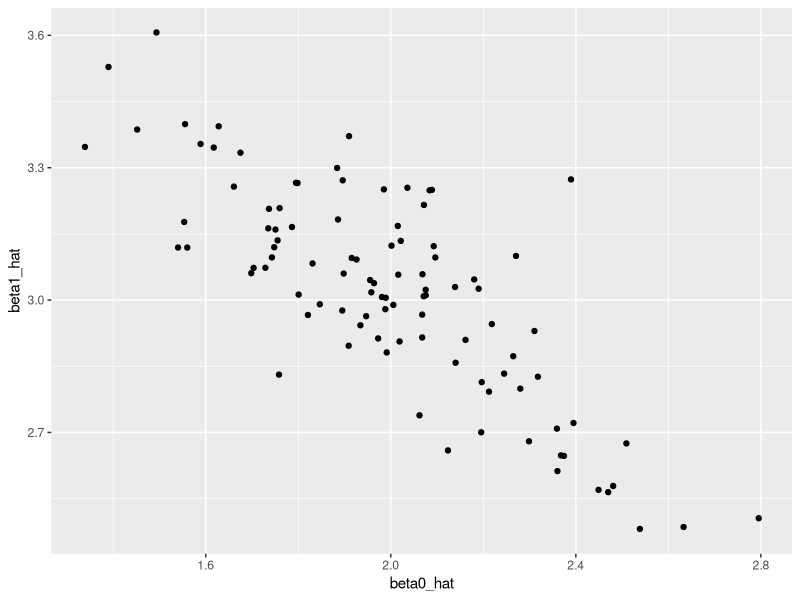
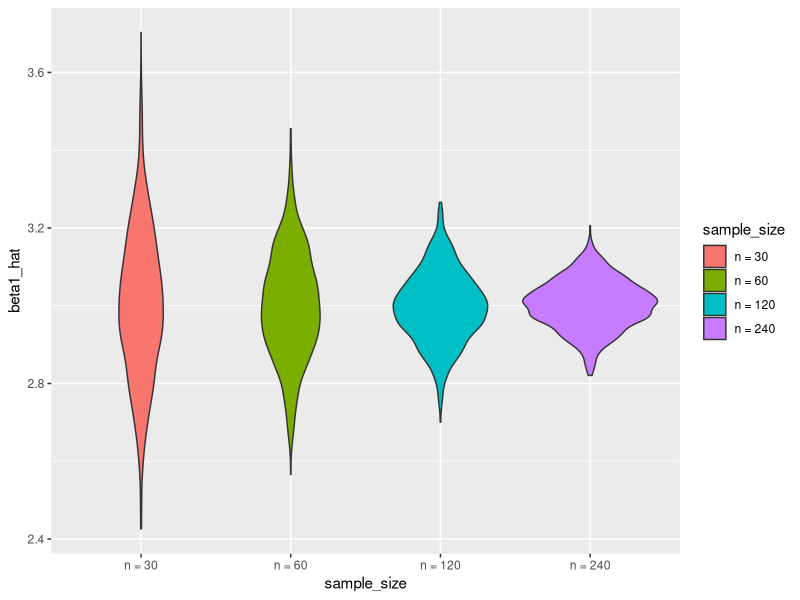

The R script that drew these images, in order:
## ---- chunk 1
library(tidyverse)
## ---- chunk 2
set.seed(1)

sim_regression = function(n, beta0 = 2, beta1 = 3) {
  
  sim_data = tibble(
    x = rnorm(n, mean = 1, sd = 1),
    y = beta0 + beta1 * x + rnorm(n, 0, 1)
  )
  
  ls_fit = lm(y ~ x, data = sim_data)
  
  tibble(
    beta0_hat = coef(ls_fit)[1],
    beta1_hat = coef(ls_fit)[2]
  )
}
## ---- chunk 3
output = vector("list", 100)

for (i in 1:100) {
  output[[i]] = sim_regression(30)
}

sim_results = bind_rows(output)
## ---- chunk 4
sim_results = 
  rerun(100, sim_regression(30, 2, 3)) %>% 
  bind_rows()
## ---- chunk 5
sim_results %>% 
  ggplot(aes(x = beta0_hat, y = beta1_hat)) + 
  geom_point()
## ---- chunk 6
sim_results %>% 
  gather(key = parameter, value = estimate, beta0_hat:beta1_hat) %>% 
  group_by(parameter) %>% 
  summarize(emp_mean = mean(estimate),
            emp_var = var(estimate)) %>% 
  knitr::kable(digits = 3)
## ---- chunk 7
#each n has a different sample size, run 100 times

n_list = list("n_30"  = 30, 
              "n_60"  = 60, 
              "n_120" = 120, 
              "n_240" = 240)
output = vector("list", length = 4)

for (i in 1:4) {
  output[[i]] = rerun(100, sim_regression(n_list[[i]])) %>% 
    bind_rows
}

output
## ---- chunk 8
simulate_n_regressions = function(n_runs = 100, n, beta0 = 2, beta1 = 3) {
  
  rerun(n_runs, sim_regression(n, beta0, beta1)) %>% 
    bind_rows()
  
}

#use a list column

sim_results = 
  tibble(sample_size = c(30, 60, 120, 240)) %>% 
  mutate(estimate_dfs = map(.x = sample_size, ~simulate_n_regressions(n = .x))) %>% 
  unnest

#inrease number of simulations or change other parameters. 

sim_results = 
  tibble(sample_size = c(30, 60, 120, 240)) %>% 
  mutate(
    estimate_dfs = map(.x = sample_size, ~simulate_n_regressions(n_runs = 1000, n = .x))
  ) %>% 
  unnest
## ---- chunk 9
sim_results %>% 
  mutate(
    sample_size = str_c("n = ", sample_size),
    sample_size = fct_inorder(sample_size)) %>% 
  ggplot(aes(x = sample_size, y = beta1_hat, fill = sample_size)) + 
  geom_violin()
